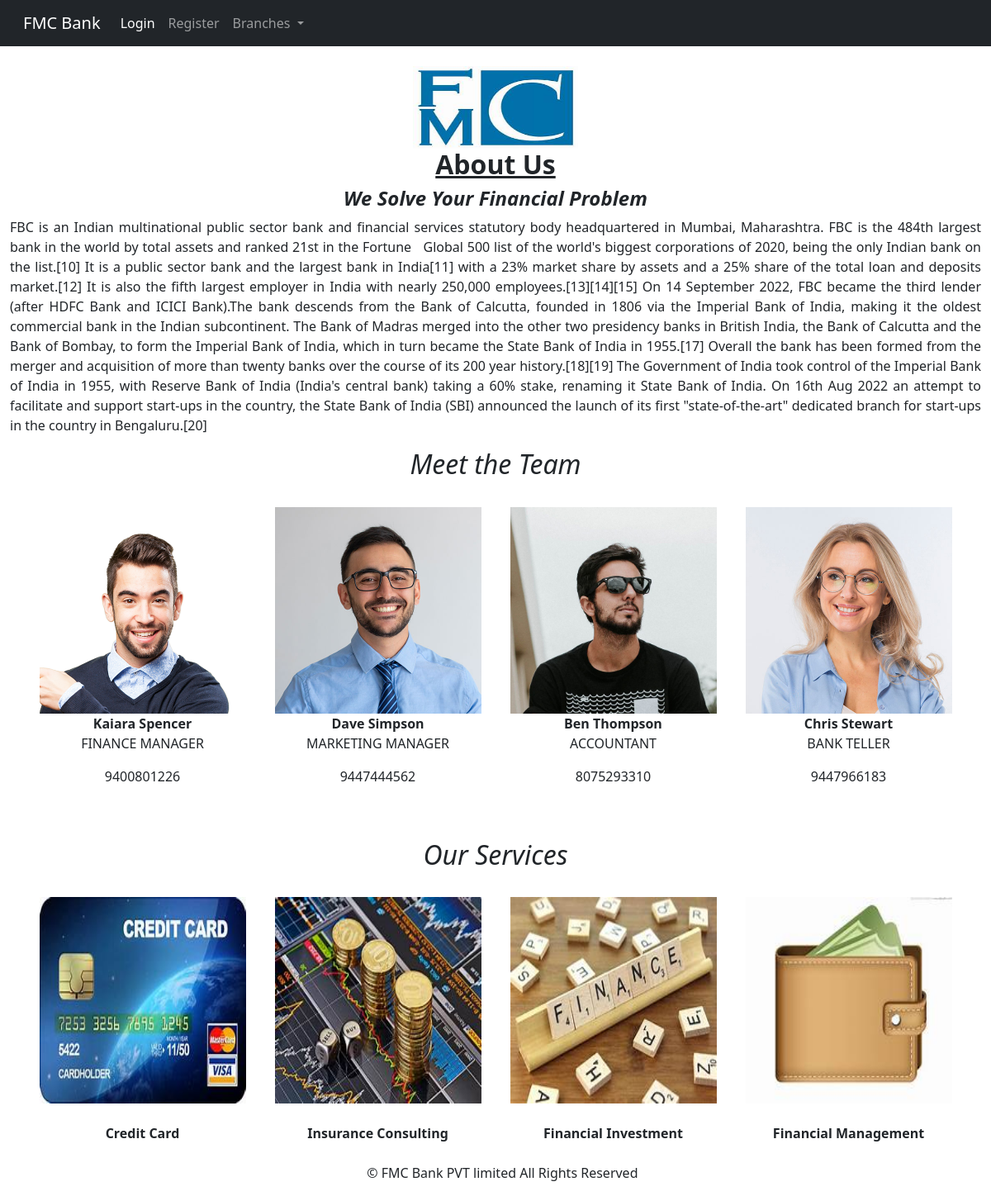
The page / on the database its author committed.
### bank_app/models.py (models this page shows, shortened)
class Team(models.Model):
    name1 = models.CharField(max_length=250)
    img1 = models.ImageField(upload_to='pics1')
    phno1 = models.TextField()
    desc1 = models.TextField()

class Services(models.Model):
    service = models.CharField(max_length=250)
    img = models.ImageField(upload_to='pics')

### bank_app/views.py (the view)
# urls.py: path('', views.home, name='home'),
def home(request):
    obj1 = Team.objects.all()
    obj = Services.objects.all()
    return render(request, "home.html", {'result': obj, 'result1': obj1})

### templates/home.html (shortened to what this page needs)
<!DOCTYPE html>
{% load static %}
<html lang="en">
<head>
     <link href="https://cdn.jsdelivr.net/npm/bootstrap@5.0.2/dist/css/bootstrap.min.css" rel="stylesheet">
   <link rel="stylesheet" href="https://cdn.jsdelivr.net/npm/bootstrap@4.0.0/dist/css/bootstrap.min.css">
   <link href="https://cdn.jsdelivr.net/npm/bootstrap@5.1.2/dist/css/bootstrap.min.css" rel="stylesheet">
</head>
<body>
    <nav class="navbar navbar-expand-lg navbar-dark bg-dark">
          <div class="container-fluid">
            <a class="navbar-brand" href="#">FMC Bank</a>
            <div class="collapse navbar-collapse" id="navbarNav">
              <ul class="navbar-nav">
                {% if user.is_authenticated %}
                  <li>Hello {{user.username}}</li>
                <li class="nav-item">
                  <a class="nav-link active" aria-current="page" href="{% url 'logout' %}">Logout</a>
                </li>
                  {% else %}
                 <li class="nav-item">
                  <a class="nav-link active" aria-current="page" href="{% url 'login' %}">Login</a>
                </li>
                <li class="nav-item">
                  <a class="nav-link" href="{% url 'register' %}">Register</a>
                </li>
               <li class="nav-item dropdown">
                  <a class="nav-link dropdown-toggle" href="#" id="navbarDropdown" role="button" data-bs-toggle="dropdown" aria-expanded="false">
                    Branches
                  </a>
                </li>
            {% endif %}
              </ul>
            </div>
          </div>
    </nav>
<br>
<center><img src="{% static 'images/FMC.jpeg' %}" width="200" height="100"></center>
<center>
    <h2><b><u>About Us</u></b></h2>
    <div class="container-fluid">
    <h4><b><i>We Solve Your Financial Problem</i></b></h4>
   <p align="justify">FBC is an Indian multinational public sector bank and financial services statutory body headquartered in Mumbai, Maharashtra. FBC is the 484th largest bank in the world by total assets and ranked 21st in the Fortune &nbsp; Global 500 list of the world's biggest corporations of 2020, being the only Indian bank on the list.[10] It is a public sector bank and the largest bank in India[11] with a 23% market share by assets and a 25% share of the total loan and deposits market.[12] It is also the fifth largest employer in India with nearly 250,000 employees.[13][14][15] On 14 September 2022, FBC became the third lender (after HDFC Bank and ICICI Bank).The bank descends from the Bank of Calcutta, founded in 1806 via the Imperial Bank of India, making it the oldest commercial bank in the Indian subcontinent. The Bank of Madras merged into the other two presidency banks in British India, the Bank of Calcutta and the Bank of Bombay, to form the Imperial Bank of India, which in turn became the State Bank of India in 1955.[17] Overall the bank has been formed from the merger and acquisition of more than twenty banks over the course of its 200 year history.[18][19] The Government of India took control of the Imperial Bank of India in 1955, with Reserve Bank of India (India's central bank) taking a 60% stake, renaming it State Bank of India.
On 16th Aug 2022 an attempt to facilitate and support start-ups in the country, the State Bank of India (SBI) announced the launch of its first "state-of-the-art" dedicated branch for start-ups in the country in Bengaluru.[20]
    </p>
        </div>
    <div class="team">
		<div class="container">
			<div class="row">
				<div class="col text-center">
                    <div class="section_title"><h2><i>Meet the Team</i></h2></div><br>
				</div>
			</div>
		<div class="row team_row">
				{% for i in result1 %}
				<div class="col-xl-3 col-md-6 team_col">
					<div class="team_item d-flex flex-column align-items-center justify-content-start text-center">
                        <div class="team_image"><img src="{{i.img1.url}}" alt="" width="250" height="250" ></div>
                        <div class="team_content">
                            <div class="team_title"><b>{{i.name1}}</b></div>
							<div class="team_text">
								<p>{{i.desc1}}</p>
                                <p>{{i.phno1}}</p>
							</div>
						</div>
					</div>
				</div>
				{% endfor %}
            	</div>
		</div>
	</div>
<br>
    <br>
    <div class="services">
		<div class="container">
			<div class="row">
				<div class="col text-center">
                    <div class="section_title"><h2><i>Our Services</i></h2></div><br>
				</div>
			</div>
		<div class="row services_row">
				{% for i in result %}
				<div class="col-xl-3 col-md-6 team_col">
					<div class="team_item d-flex flex-column align-items-center justify-content-start text-center">
						<div class="team_content">
                            <div class="team_image"><img src="{{i.img.url}}" alt="" width="250" height="250" ></div>
                            <br>
                            <div class="team_title"><b>{{i.service}}</b></div>
						</div>
					</div>
				</div>
				{% endfor %}
            	</div>
		</div>
	</div>
</center>
    <br>
<div class="footer navbar-fixed-bottom my_footer">
  <p class="text-center my_footer p">&nbsp;&nbsp;&nbsp;
     &copy; FMC Bank PVT limited All Rights Reserved
  </p>
</div>
</body>
</html>

### templates/home.html (style rules this page uses)
body { background-image: url('http://www.pixelstalk.net/wp-content/uploads/2016/08/Desktop-Best-And-Website-background-2560x1600.jpg'); }

### rows shown on the page
Team: img1 (picture), name1 "Kaiara Spencer", desc1 "FINANCE MANAGER", phno1 "9400801226"
Team: img1 (picture), name1 "Dave Simpson", desc1 "MARKETING MANAGER", phno1 "9447444562"
Team: img1 (picture), name1 "Ben Thompson", desc1 "ACCOUNTANT", phno1 "8075293310"
Team: img1 (picture), name1 "Chris Stewart", desc1 "BANK TELLER", phno1 "9447966183"
Services: img (picture), service "Credit Card"
Services: img (picture), service "Insurance Consulting"
Services: img (picture), service "Financial Investment"
Services: img (picture), service "Financial Management"
